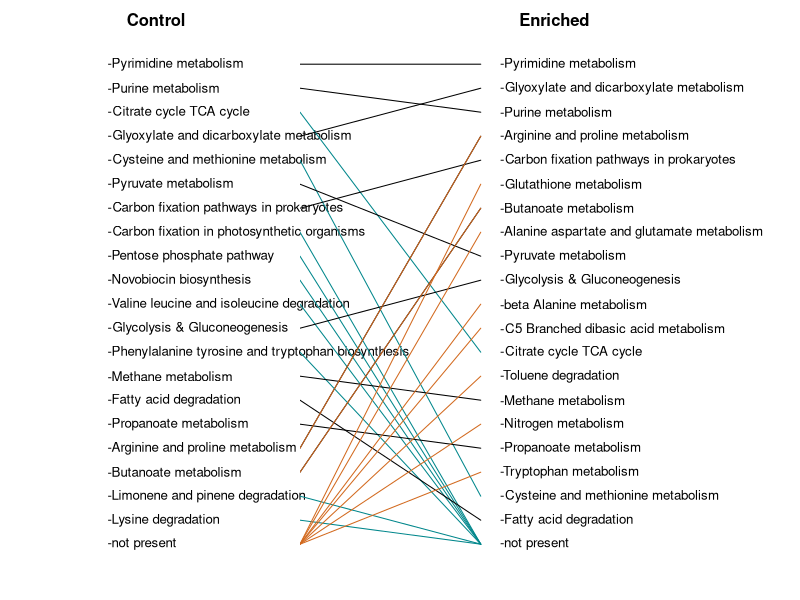

Write R code to recreate this figure.
## ---- chunk 1
#set the output figure window size
knitr::opts_chunk$set(fig.width=9, fig.height=8)
## ---- chunk 2


#set up the data frame (this would normally be done via reading in a file but for hack purposes I've simply
#made a single column data frame)
control_ordered<-data.frame(stringsAsFactors = FALSE,Pathway=c("-Pyrimidine metabolism","-Purine metabolism",
                                      "-Citrate cycle TCA cycle ", "-Glyoxylate and dicarboxylate metabolism",
                                      "-Cysteine and methionine metabolism", "-Pyruvate metabolism",
                                      "-Carbon fixation pathways in prokaryotes", "-Carbon fixation in photosynthetic organisms",
                                      "-Pentose phosphate pathway", "-Novobiocin biosynthesis",
                                      "-Valine leucine and isoleucine degradation", "-Glycolysis & Gluconeogenesis" ,
                                      "-Phenylalanine tyrosine and tryptophan biosynthesis", "-Methane metabolism" ,
                                      "-Fatty acid degradation", "-Propanoate metabolism" ,
                                      "-Arginine and proline metabolism","-Butanoate metabolism",
                                      "-Limonene and pinene degradation", "-Lysine degradation" , 
                                      "-not present"))                                       

enriched_ordered<-data.frame(stringsAsFactors = FALSE,Pathway=c("-Pyrimidine metabolism", "-Glyoxylate and dicarboxylate metabolism",
                                       "-Purine metabolism","-Arginine and proline metabolism","-Carbon fixation pathways in prokaryotes",
                                       "-Glutathione metabolism", "-Butanoate metabolism","-Alanine aspartate and glutamate metabolism",
                                       "-Pyruvate metabolism","-Glycolysis & Gluconeogenesis","-beta Alanine metabolism", 
                                       "-C5 Branched dibasic acid metabolism","-Citrate cycle TCA cycle ", "-Toluene degradation",
                                       "-Methane metabolism","-Nitrogen metabolism","-Propanoate metabolism","-Tryptophan metabolism",
                                       "-Cysteine and methionine metabolism", "-Fatty acid degradation", "-not present")) 


########################################################################################
#Create a rank order plot with colored lines connecting significantly different pathways
########################################################################################


ylabinc<-seq(48,3,-2.15) #make sequence of numbers that will be y coordinates of pathway text


par(usr=c(0,51.96,0,51.96)) #set the extremes of the coordiantes of the plotting region
par(mar=c(0,15,1,15)) #Set number of lines of margin on each side of the plot
plot(0:52,0:52,axes = FALSE,type="n",ylab=NULL,ann=FALSE) #plot an empty figure
for (i in 1:length(control_ordered$Pathway)){  #for each control pathway write the pathway text 
  par(usr=c(0,51.96,0,51.96))
  text(par("usr")[1]-50, ylabinc[i],srt=0, adj = 0, labels = control_ordered$Pathway[i], xpd=TRUE,cex=.8)
}
for (i in 1:length(enriched_ordered$Pathway)){ #for each enriched pathway write the pathway text
  par(usr=c(0,51.96,0,51.96))
  text(par("usr")[2], ylabinc[i],srt=0, adj = 0, labels = enriched_ordered$Pathway[i], xpd=TRUE,cex=.8)
}

text(par("usr")[1]-45,52,srt=0,adj=0,labels="Control",xpd=TRUE,cex=1,font=2) #Add control label
text(par("usr")[2]+5,52,srt=0,adj=0,labels="Enriched",xpd=TRUE,cex=1,font=2) #Add enriched label


#set up a for loop that goes through each control pathway and finds the rank index of the matching enriched pathway
#If there's no match, the index is 21 (not present). If there is no match or if slope of the line connecting the matches
#is less than -.3 then draw a colored line between the matches or between the control pathway and "not present."
#Do the same for the enriched pathways. 
for(i in 1:(length(control_ordered$Pathway)-1)){
  ind<-which(enriched_ordered$Pathway==control_ordered$Pathway[i]) #for each control pathway,
  #find the rank of the matching pathway in the list of enriched pathways
  if (length(ind)==0){ #if the enriched pathway isn't found in the top 20
    ind<-21 #set the index to 21 (not present)
  }
  par(usr=c(0,51.96,0,51.96))
  if ((ylabinc[i]-ylabinc[ind])/(par("usr")[1]-par("usr")[2]-5)< -0.3 || ind==21){ #if the slope of the line that
    #would connect matching pathways is less than -0.3 or the pathway isn't in the enriched list
    lines(x=c(par("usr")[1],par("usr")[2]-5),y=c(ylabinc[i],ylabinc[ind]),col="turquoise4") #connect with a blue line
  } else { 
    lines(x=c(par("usr")[1],par("usr")[2]-5),y=c(ylabinc[i],ylabinc[ind]),col="black") #otherwise connect with black line
  }
}

for(i in 1:(length(enriched_ordered$Pathway)-1)){ #repeat for the enriched pathway list
  ind<-which(control_ordered$Pathway==enriched_ordered$Pathway[i])
  if (length(ind)==0){
    ind<-21
  }
  par(usr=c(0,51.96,0,51.96))
  if ((ylabinc[i]-ylabinc[ind])/(par("usr")[2]-par("usr")[1]-5)> 0.3 || ind==21){
    lines(x=c(par("usr")[2]-5,par("usr")[1]),y=c(ylabinc[i],ylabinc[ind]),col="chocolate")
  } else if (ind==21){
    lines(x=c(par("usr")[2]-5,par("usr")[1]),y=c(ylabinc[i],ylabinc[ind]),col="black")
  }
}

